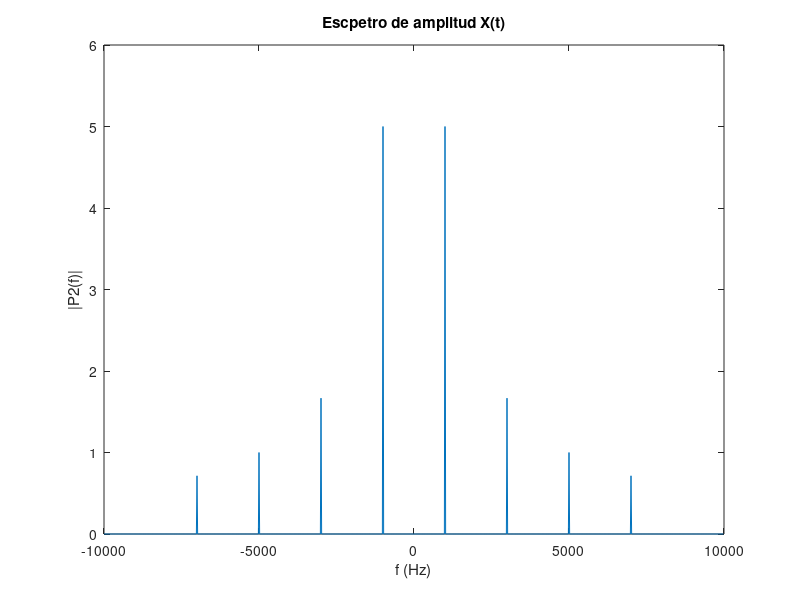

Write MATLAB code to recreate this figure.
clear all;
clc
Fs = 20e3;                             
T = 1/Fs;                
L = 1000;             
t = (0:L-1)*T;       
f0=1000;
A=5;
X=A*(sin(f0*2*pi*t)+((1/3)*sin(3*f0*2*pi*t))+((1/5)*sin(5*f0*2*pi*t))+((1/7)*sin(7*f0*2*pi*t)));
% plot(20*t,X)
% title('Signal')
% xlabel('t (milliseconds)')
% ylabel('X(t)')

Y = fft(X);
P2 = 2.*(fftshift(abs(Y/L)));
f = Fs*((-L/2):(L/2)-1)/L;
plot(f,P2) 
title('Escpetro de amplitud X(t)')
xlabel('f (Hz)')
ylabel('|P2(f)|')
